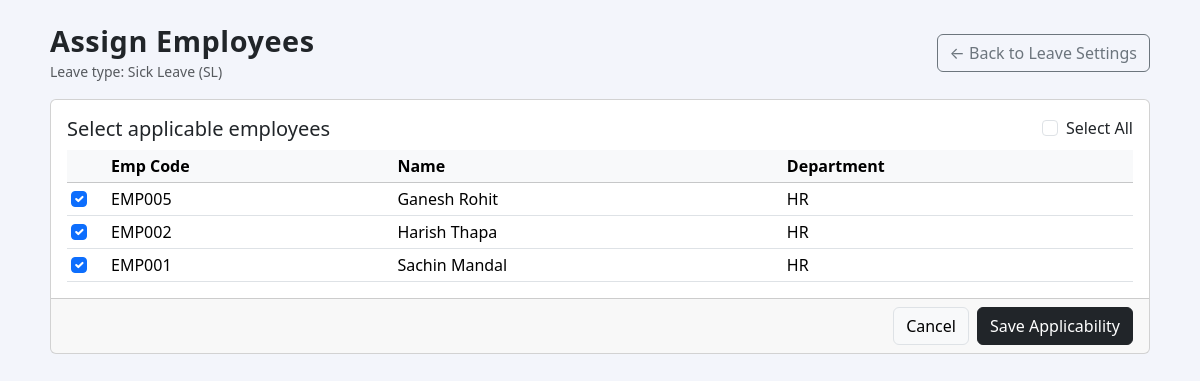
Screenshot of /admin/hr/leave_assign.php?leave_id=1 with the database file from the repository.
### tables this page shows
CREATE TABLE IF NOT EXISTS `leave_types` (
  `id` int NOT NULL AUTO_INCREMENT,
  `code` varchar(50) NOT NULL,
  `name` varchar(100) NOT NULL,
  `yearly_quota` int NOT NULL DEFAULT '0',
  `monthly_limit` int DEFAULT NULL,
  `color_hex` varchar(20) DEFAULT '#111827',
  `unused_action` varchar(20) NOT NULL DEFAULT 'lapse',
  `applicability` varchar(255) DEFAULT NULL,
  `is_active` tinyint(1) NOT NULL DEFAULT '1',
  `created_at` timestamp NOT NULL DEFAULT CURRENT_TIMESTAMP,
  `updated_at` timestamp NULL DEFAULT NULL,
  PRIMARY KEY (`id`),
  UNIQUE KEY `code` (`code`)
);

CREATE TABLE IF NOT EXISTS `employees` (
  `id` int NOT NULL AUTO_INCREMENT,
  `emp_code` varchar(20) NOT NULL,
  `name` varchar(100) NOT NULL,
  `mobile` varchar(20) DEFAULT NULL,
  `email` varchar(100) DEFAULT NULL,
  `dob` date DEFAULT NULL,
  `department_id` int DEFAULT NULL,
  `designation_id` int DEFAULT NULL,
  `shift_id` int DEFAULT NULL,
  `default_working_from` varchar(50) DEFAULT '',
  `weekoff_days` varchar(100) DEFAULT NULL,
  `joining_date` date DEFAULT NULL,
  `updated_at` timestamp NULL DEFAULT NULL,
  `device_id` varchar(100) DEFAULT NULL,
  `status` tinyint(1) DEFAULT '1',
  `created_at` timestamp NOT NULL DEFAULT CURRENT_TIMESTAMP,
  PRIMARY KEY (`id`),
  KEY `department_id` (`department_id`),
  KEY `designation_id` (`designation_id`)
);

### admin/hr/leave_assign.php (the view, shortened to what this page needs)
<?php
include '../config/db.php';
$leaveId = isset($_GET['leave_id']) ? (int)$_GET['leave_id'] : 0;
$resLeave = $con->query("SELECT * FROM leave_types WHERE id = " . $leaveId . " LIMIT 1");
$leaveType = $resLeave->fetch_assoc();
$empRes = $con->query("SELECT id, emp_code, name, department_id FROM employees ORDER BY name ASC");
$deptMap = [];
$deptRes = $con->query("SELECT id, department_name FROM departments");
if ($deptRes) {
		while ($d = $deptRes->fetch_assoc()) {
				$deptMap[$d['id']] = $d['department_name'];
		}
}
$assigned = [];
$mapRes = $con->query("SELECT employee_id FROM leave_type_employees WHERE leave_type_id = " . $leaveId);
if ($mapRes) {
		while ($m = $mapRes->fetch_assoc()) {
				$assigned[] = (int)$m['employee_id'];
		}
}
?>
<!DOCTYPE html>
<html lang="en">
<head>
	<link href="https://cdn.jsdelivr.net/npm/bootstrap@5.3.3/dist/css/bootstrap.min.css" rel="stylesheet">
</head>
<body>
<div class="container py-4 d-flex justify-content-center">
	<div class="page-wrapper w-100">
		<div class="d-flex justify-content-between align-items-center mb-3">
			<div>
				<h1 class="section-title mb-0">Assign Employees</h1>
				<small class="text-muted">Leave type: <?php echo htmlspecialchars($leaveType['name']); ?> (<?php echo htmlspecialchars($leaveType['code']); ?>)</small>
			</div>
			<a href="leave_settings.php" class="btn btn-outline-secondary">← Back to Leave Settings</a>
		</div>
		<form method="POST">
			<div class="card">
				<div class="card-body">
					<div class="d-flex justify-content-between align-items-center mb-2">
						<h5 class="mb-0">Select applicable employees</h5>
						<div class="form-check">
							<input class="form-check-input" type="checkbox" id="checkAll">
							<label class="form-check-label" for="checkAll">Select All</label>
						</div>
					</div>
					<div class="table-responsive" style="max-height: 480px; overflow-y: auto;">
						<table class="table table-sm align-middle mb-0">
							<thead class="table-light">
								<tr>
									<th style="width:40px;"></th>
									<th>Emp Code</th>
									<th>Name</th>
									<th>Department</th>
								</tr>
							</thead>
							<tbody>
							<?php if ($empRes && $empRes->num_rows > 0): ?>
								<?php while ($e = $empRes->fetch_assoc()):
									$isChecked = in_array((int)$e['id'], $assigned, true);
									$deptName = $deptMap[$e['department_id']] ?? '-';
								?>
									<tr>
										<td>
											<input type="checkbox" class="form-check-input emp-check" name="employee_ids[]" value="<?php echo (int)$e['id']; ?>" <?php echo $isChecked ? 'checked' : ''; ?>>
										</td>
										<td><?php echo htmlspecialchars($e['emp_code']); ?></td>
										<td><?php echo htmlspecialchars($e['name']); ?></td>
										<td><?php echo htmlspecialchars($deptName); ?></td>
									</tr>
								<?php endwhile; ?>
							<?php else: ?>
								<tr>
									<td colspan="4" class="text-muted">No employees found.</td>
								</tr>
							<?php endif; ?>
							</tbody>
						</table>
					</div>
				</div>
				<div class="card-footer d-flex justify-content-end gap-2">
					<a href="leave_settings.php" class="btn btn-light border">Cancel</a>
					<button type="submit" class="btn btn-dark">Save Applicability</button>
				</div>
			</div>
		</form>
	</div>
</div>
</body>
</html>

### admin/hr/leave_assign.php (style rules this page uses)
body { background: #f3f5fb; font-family: system-ui, -apple-system, BlinkMacSystemFont, "Segoe UI", sans-serif; }
.page-wrapper { max-width: 1100px; }
.section-title { font-size: 1.8rem; font-weight: 700; letter-spacing: 0.02em; }

### rows the page displays
leave_types: name "Sick Leave", code "SL"
employees: id "☑", emp_code "EMP005", name "Ganesh Rohit", department "HR"
employees: id "☑", emp_code "EMP002", name "Harish Thapa", department "HR"
employees: id "☑", emp_code "EMP001", name "Sachin Mandal", department "HR"
